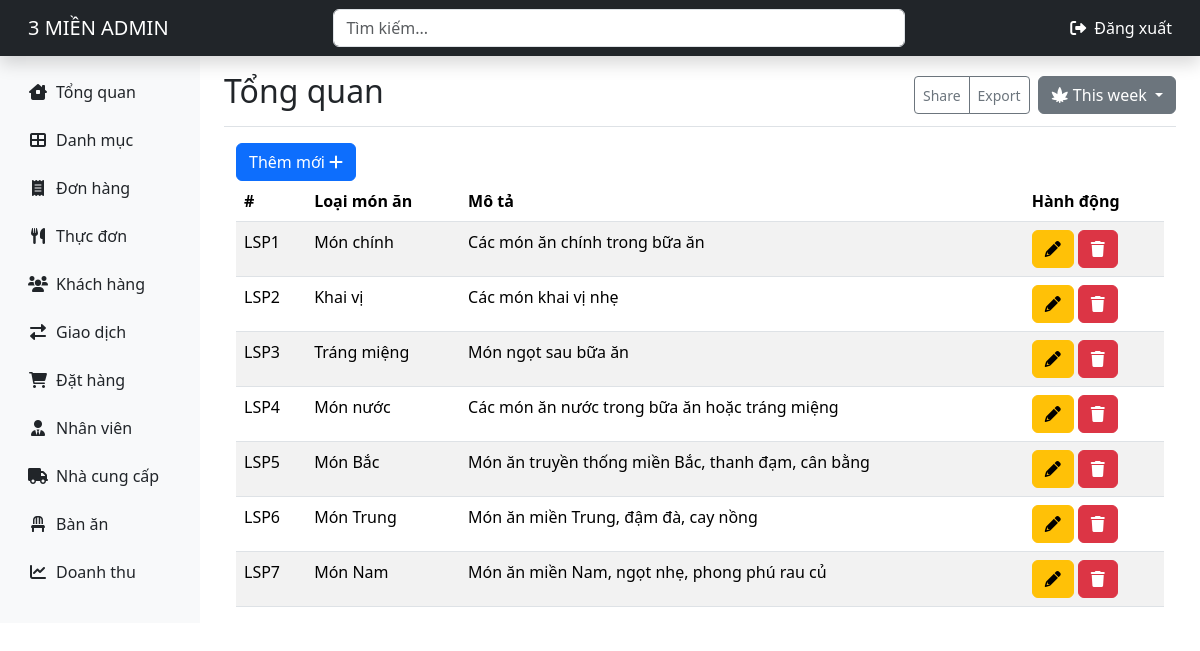
The app's page /admin/index.php with its own data.
### tables this page shows
CREATE TABLE IF NOT EXISTS `categories` (
  `id` int(11) NOT NULL AUTO_INCREMENT,
  `name` varchar(50) NOT NULL,
  `description` text DEFAULT NULL,
  PRIMARY KEY (`id`)
);

### admin/index.php (the view, shortened to what this page needs)
<!DOCTYPE html>
<html lang="en">
<head>
    <?php
    include_once __DIR__ . '/../layouts/style.php';
    ?>
</head>
<body>
    <?php
    include_once __DIR__ . '/layouts/header.php'
    ?>
    <div class="container-fluid">
        <div class="row">
            <?php
            include_once __DIR__ . '/layouts/sidebar.php'
            ?>
            <main class="col-md-9 ms-sm-auto col-lg-10 px-md-4">
                <div class="d-flex justify-content-between flex-wrap flex-md-nowrap align-items-center pt-3 pb-2 mb-3 border-bottom">
                    <h1 class="h2">Tổng quan</h1>
                    <div class="btn-toolbar mb-2 mb-md-0">
                        <div class="btn-group me-2">
                            <button type="button" class="btn btn-sm btn-outline-secondary">Share</button>
                            <button type="button" class="btn btn-sm btn-outline-secondary">Export</button>
                        </div>
                        <div class="dropdown show">
                            <a class="btn btn-secondary dropdown-toggle" href="#" role="button" id="dropdownMenuLink" data-bs-toggle="dropdown" aria-haspopup="true" aria-expanded="false">
                                <i class="fa-solid fa-cannabis"></i> This week
                            </a>
                        </div>
                    </div>
                </div>
                <?php
                include_once __DIR__ . '/../dbconnect.php';
                $sqlSelectCategory = "SELECT * FROM categories;";
                $resultCategory = mysqli_query($conn, $sqlSelectCategory);
                $arrCategory = [];
                while ($row = mysqli_fetch_array($resultCategory, MYSQLI_ASSOC)) {
                    $arrCategory[] = array(
                        'lsp_ma' => $row['id'],
                        'lsp_ten' => $row['name'],
                        'lsp_mota' => $row['description'],
                    );
                }
                ?>
                <div class="container">
                    <a href="create.php" type="button" class="btn btn-primary">
                        Thêm mới <i class="fa-solid fa-plus"></i>
                    </a>
                    <table class="table table-striped">
                        <thead>
                            <th scope="col">#</th>
                            <th scope="col">Loại món ăn</th>
                            <th scope="col">Mô tả</th>
                            <th scope="col">Hành động</th>
                        </thead>
                        <tbody>
                            <?php foreach ($arrCategory as $lsp): ?>
                                <tr>
                                    <td>LSP<?= $lsp['lsp_ma'] ?></td>
                                    <td><?= $lsp['lsp_ten'] ?></td>
                                    <td><?= $lsp['lsp_mota'] ?></td>
                                    <td>
                                        <a href="edit.php" type="button" class="btn btn-warning">
                                            <i class="fa-solid fa-pencil"></i></a>
                                        <a href="delete.php" type="button" class="btn btn-danger">
                                            <i class="fa-solid fa-trash"></i>
                                        </a>
                                    </td>
                                </tr>
                            <?php endforeach; ?>
                        </tbody>
                    </table>
                </div>
            </main>
        </div>
    </div>
</body>
</html>

### records on screen
categories: id "1", name "Món chính", description "Các món ăn chính trong bữa ăn"
categories: id "2", name "Khai vị", description "Các món khai vị nhẹ"
categories: id "3", name "Tráng miệng", description "Món ngọt sau bữa ăn"
categories: id "4", name "Món nước", description "Các món ăn nước trong bữa ăn hoặc tráng miệng"
categories: id "5", name "Món Bắc", description "Món ăn truyền thống miền Bắc, thanh đạm, cân bằng"
categories: id "6", name "Món Trung", description "Món ăn miền Trung, đậm đà, cay nồng"
categories: id "7", name "Món Nam", description "Món ăn miền Nam, ngọt nhẹ, phong phú rau củ"
